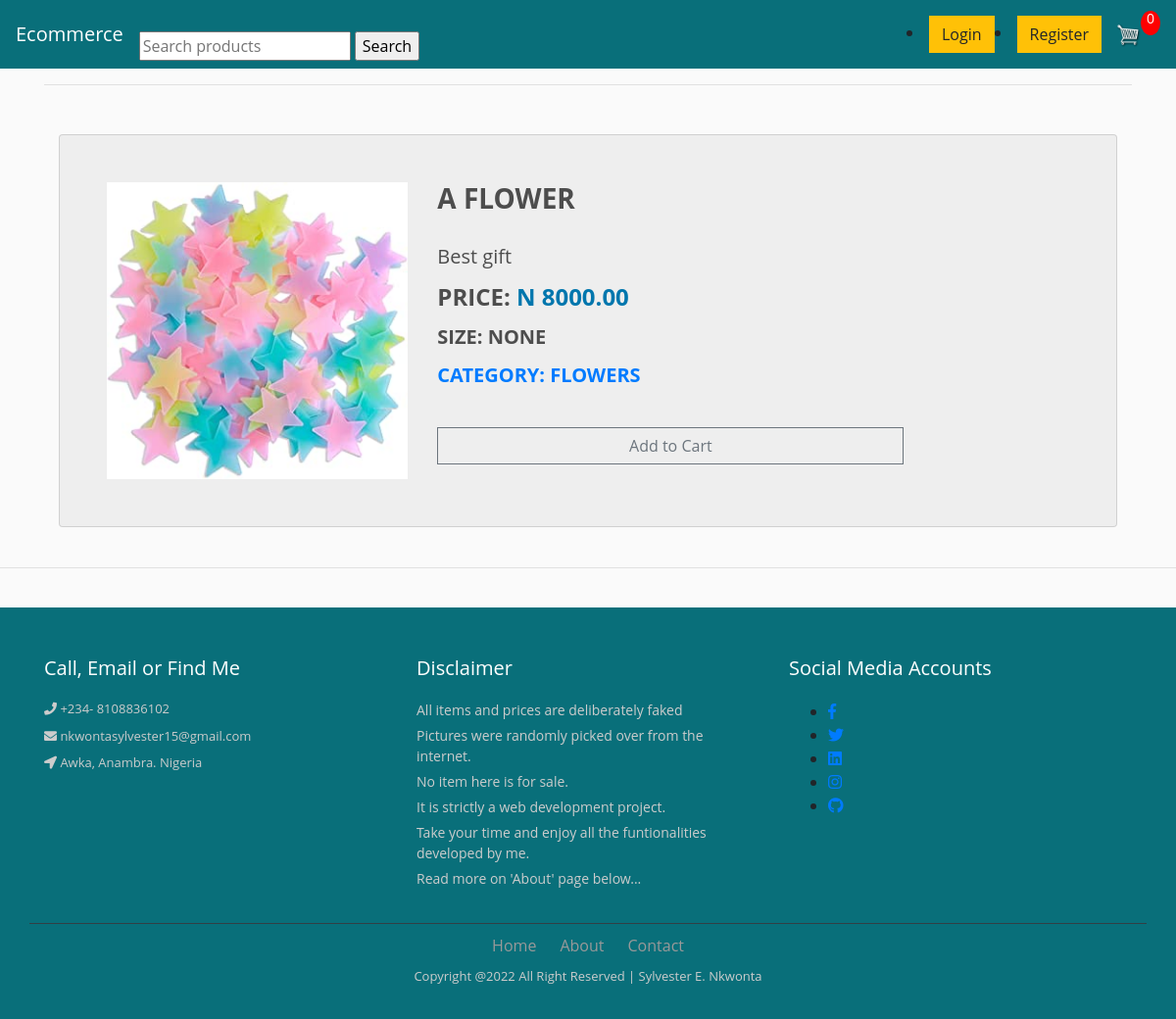
The app's page /a-flower/ with its own data.
### e_commerce/models.py (models this page shows, shortened)
class Product(models.Model):
    name = models.CharField(max_length=150)
    slug = models.SlugField(max_length=200, unique=True, null=True, blank=True)
    price = models.DecimalField(max_digits=7, decimal_places=2)
    image = models.ImageField(upload_to='product_image', null=True, blank=True)
    digital = models.BooleanField(default=False, null=True, blank=True)
    category = models.ForeignKey(Category, on_delete=models.CASCADE,default=1)
    description = models.CharField(max_length=250, default='', null=True, blank=True)
    size = models.CharField(max_length=200, null=True, blank=True, help_text='Input size of product')
    @property
    def imageURL(self):
        try:
            url = self.image.url
        except:
            url = ''
        return url
    class Meta:
        ordering = ['name']

class Category(models.Model):
    name = models.CharField(max_length=40, verbose_name='name')
    slug = models.SlugField(max_length=200, unique=True, null=True, blank=True)
    class  Meta:  #new
        verbose_name_plural  =  "Categories"
    def __str__(self):
        return str(self.name)

### e_commerce/views.py (the view)
# urls.py: path('<slug:slug>/', views.product_details, name='product_details'),#e_commerce details page
def product_details(request, slug):
    data = cartData(request)
    cartItems = data['cartItems']
    post = get_object_or_404(Product, slug=slug)
    context = {
        'post': post,
        'cartItems': cartItems,
    }
    return render(request, 'e_commerce/product_details.html', context)

### e_commerce/utils.py (called while the page is built, shortened)
def cookieCart(request):
        try:
            cart = json.loads(request.COOKIES['cart'])
        except:
            cart = {}
        print('Cart:', cart)
        items = []
        order = {'get_cart_total':0, 'get_cart_items':0, 'shipping': False}
        cartItems = order['get_cart_items']
        return {'cartItems': cartItems, 'order':order, 'items': items}

def cartData(request):
    if request.user.is_authenticated:
        customer = request.user.customer
        order, created = Order.objects.get_or_create(customer=customer, complete=False)
        items = order.orderitem_set.all()
        cartItems = order.get_cart_items
    else:
        cookieData = cookieCart(request)
        cartItems = cookieData['cartItems']
        order = cookieData['order']
        items = cookieData['items']
    return {'cartItems': cartItems, 'order':order, 'items': items}

### e_commerce/templates/e_commerce/product_details.html (shortened to what this page needs)
{% extends 'base.html' %}
{% load static %}
{% block body %}
<hr>
            <div class="container">
                <div class="card">
                    <div class="container-fliud">
                        <div class="wrapper row">
                            <div class="preview col-md-4">
                                <div class="preview-pic tab-content">
                                    <div class="tab-pane active" id="pic-1"><img src="{{ post.imageURL }}" /></div>
                                </div>
                            </div>
                            <div class="details col-md-6">
                                <h3 class="product-title">{% block title %} {{ post.name }} {% endblock title %}</h3>
                                <h5 class="product-description">{{post.description }}</h5>
                                <h4 class="price">price: <span>N {{ post.price }}</span></h4>
                                <h5 class="sizes">size: {{ post.size }}</h5>
                                <h5 class="lead"><a href="{% url 'category-details' post.category.slug %}">Category: {{ post.category }}</a></h5>
                                  <button data-product={{post.id}}  data-action="add" class="btn btn-outline-secondary add-btn update-cart">Add to Cart</button>
                            </div>
                        </div>
                    </div>
                </div>
            </div>
{% endblock body %}

### static/css/main.css (style rules this page uses)
body { background-color:hsl(0, 0%, 98%); }
h1,h2,h3,h4,h5,h6 { color:hsl(0, 0%, 30%); }
.btn { border-radius: 0; }

### e_commerce/templates/e_commerce/product_details.html (style rules this page uses)
body { font-family: 'open sans'; overflow-x: hidden; }
img { max-width: 100%; }
.preview { display: -webkit-box; display: -webkit-flex; display: -ms-flexbox; display: flex; -webkit-box-orient: vertical; -webkit-box-direction: normal; -webkit-flex-direction: column; -ms-flex-direction: column; flex-direction: column; }
.preview-pic { -webkit-box-flex: 1; -webkit-flex-grow: 1; -ms-flex-positive: 1; flex-grow: 1; }
.tab-content { overflow: hidden; }
.tab-content img { width: 100%; -webkit-animation-name: opacity; animation-name: opacity; -webkit-animation-duration: .3s; animation-duration: .3s; }
.card { margin-top: 50px; background: #eee; padding: 3em; line-height: 1.5em; }
@media screen and (min-width: 997px) { .wrapper { display: -webkit-box; display: -webkit-flex; display: -ms-flexbox; display: flex; } }
.details { display: -webkit-box; display: -webkit-flex; display: -ms-flexbox; display: flex; -webkit-box-orient: vertical; -webkit-box-direction: normal; -webkit-flex-direction: column; -ms-flex-direction: column; flex-direction: column; }
.product-title, .price, .sizes, .colors, .lead { text-transform: UPPERCASE; font-weight: bold; }
.checked, .price span { color: #0076ad; }
.product-title, .rating, .product-description, .price, .vote, .sizes { margin-bottom: 15px; }
.product-title { margin-top: 0; }

### records on screen
Product: imageURL (picture), name "A FLOWER", description "Best gift", price "8000.00", size "NONE", category "FLOWERS"

### other values on screen
{{ cartItems }} "0"
